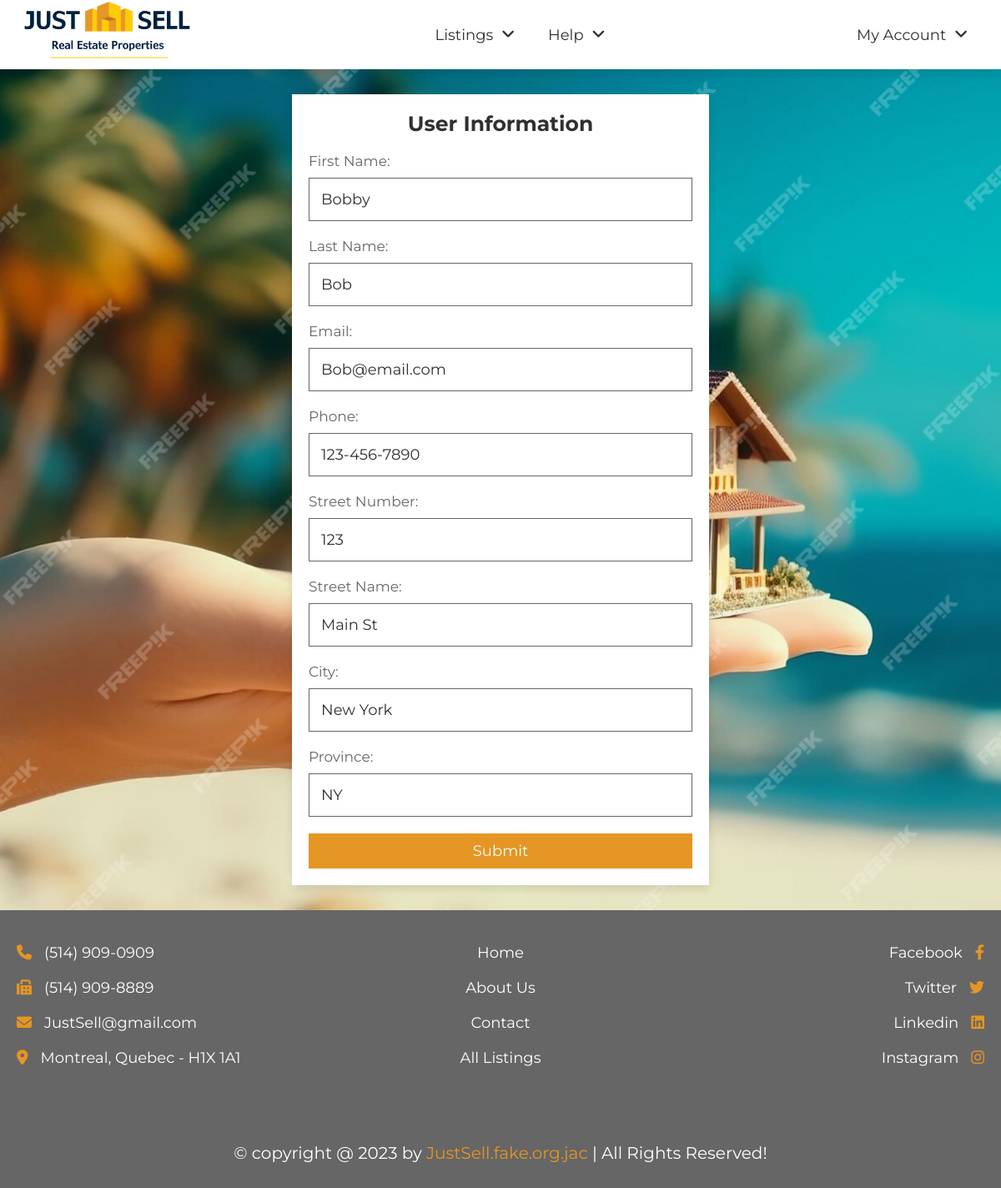
Page /admin_user_edit.php?user=1 on the committed database.
### tables this page shows
CREATE TABLE IF NOT EXISTS `users` (
  `UserID` int(11) NOT NULL,
  `LoginID` int(11) NOT NULL,
  `Email` varchar(30) NOT NULL,
  `FirstName` varchar(30) NOT NULL,
  `LastName` varchar(30) NOT NULL,
  `Phone` varchar(15) DEFAULT NULL,
  `StreetNum` mediumint(9) DEFAULT NULL,
  `StreetName` varchar(30) DEFAULT NULL,
  `City` varchar(30) DEFAULT NULL,
  `Province` varchar(30) DEFAULT NULL,
  `Postal` varchar(7) DEFAULT NULL
);

### admin_user_edit.php (the view, shortened to what this page needs)
<?php
require "resources/connect.php";
$fName = "";
$lName = "";
$email = "";
$phone = "";
$streetNum = "";
$streetName = "";
$city = "";
$province = "";
if (array_key_exists('user', $_GET)) {
    $sql = "SELECT * FROM users WHERE UserID = :id";
    $query = $db->prepare($sql);
    $query->execute(['id' => $_GET['user']]);
    $data = $query->fetch();
    $fName = $data['FirstName'];
    $lName = $data['LastName'];
    $email = $data['Email'];
    $phone = $data['Phone'];
    $streetNum = $data['StreetNum'];
    $streetName = $data['StreetName'];
    $city = $data['City'];
    $province = $data['Province'];
}
include "resources/header.php";
?>
<div class="home">
    <section class="center">
        <form action="add1.php" method="POST">
            <h3>User Information</h3>
            <div class="box">
                <p>First Name: </p>
                <input class="input" type="text" name="FirstName" value="<?= $fName; ?>" />
            </div>
            <div class="box">
                <p>Last Name: </p>
                <input class="input" type="text" name="LastName" value="<?= $lName; ?>" />
            </div>
            <div class="box">
                <p>Email: </p>
                <input class="input" type="email" name="Email" value="<?= $email; ?>" />
            </div>
            <div class="box">
                <p>Phone: </p>
                <input class="input" type="text" name="Phone" value="<?= $phone; ?>" />
            </div>
            <div class="box">
                <p>Street Number: </p>
                <input class="input" type="text" name="StreetNum" value="<?= $streetNum; ?>" />
            </div>
            <div class="box">
                <p>Street Name: </p>
                <input class="input" type="text" name="StreetName" value="<?= $streetName; ?>" />
            </div>
            <div class="box">
                <p>City: </p>
                <input class="input" type="text" name="City" value="<?= $city; ?>" />
            </div>
            <div class="box">
                <p>Province: </p>
                <input class="input" type="text" name="Province" value="<?= $province; ?>" />
            </div>
            <input class="btn" type="submit" value="Submit" />
        </form>
    </section>
</div>
<?php include "resources/footer.php"; ?>

### resources/style.css (style rules this page uses)
:root { --main-color: #e59524; --light-color: #666; --light-bg: #eee; --white: #fff; --black: #303030; --border: 0.1rem solid var(--light-color); --box-shodow: 0 0.5rem 1rem rgba(0, 0, 0, 0.1); }
* { font-family: "Montserrat", sans-serif; margin: 0; padding: 0; box-sizing: border-box; outline: none; border: none; text-decoration: none; }
html { font-size: 62.5%; overflow-x: hidden; scroll-behavior: smooth; scroll-padding-top: 10rem; }
section { padding: 3rem 2rem; max-width: 1200px; margin: 0 auto; }
.btn, .inline-btn { margin-top: 1rem; padding: 1rem 3rem; background-color: var(--main-color); color: var(--white); cursor: pointer; text-align: center; font-size: 1.8rem; text-transform: capitalize; }
.btn { display: block; width: 100%; }
.home { background: url("/images/home-bg_opt1.jpg") no-repeat; background-size: cover; background-position: center; }
.home .center { min-height: 85vh; display: flex; align-items: center; justify-content: center; }
.home .center form { background-color: var(--white); padding: 2rem; box-shadow: var(--box-shodow); width: 50rem; }
.home .center form h3 { padding-bottom: 1rem; text-align: center; color: var(--black); text-transform: capitalize; font-size: 2.5rem; }
.home .center form .box { flex: 1 1 20rem; }
.home .center form .box .input { width: 100%; border: var(--border); padding: 1.4rem; color: var(--black); font-size: 1.8rem; margin: 1rem 0; }
.home .center form .box p { color: var(--light-color); font-size: 1.7rem; padding-top: 1rem; }

### rows in the picture
users: FirstName "Bobby", LastName "Bob", Email "Bob@email.com", Phone "123-456-7890", StreetNum "123", StreetName "Main St", City "New York", Province "NY"
